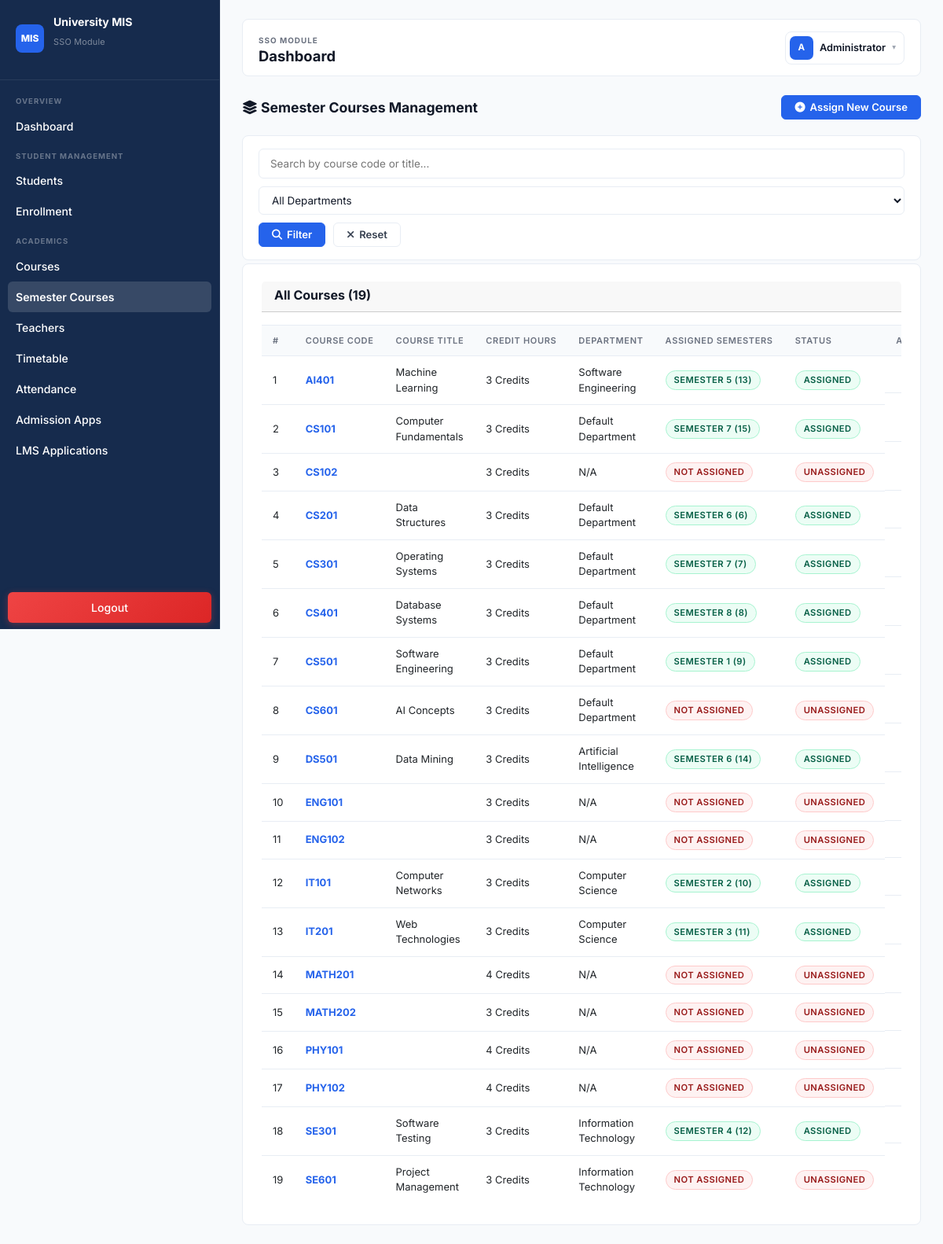
The page /semester_courses/index.php (signed in) on the database its author committed.
### tables this page shows
CREATE TABLE `courses` (
  `course_id` int(11) NOT NULL,
  `course_code` varchar(20) NOT NULL,
  `course_name` varchar(100) DEFAULT NULL,
  `course_title` varchar(150) NOT NULL,
  `program_id` int(11) DEFAULT NULL,
  `credit_hours` tinyint(4) NOT NULL DEFAULT 3,
  `description` text DEFAULT NULL,
  `department_id` int(11) DEFAULT NULL,
  `semester_id` int(11) NOT NULL,
  `status` enum('Active','Inactive') NOT NULL DEFAULT 'Active',
  `created_at` timestamp NOT NULL DEFAULT current_timestamp(),
  `semester_name` varchar(40) DEFAULT NULL,
  `teacher_id` int(11) DEFAULT NULL
);

CREATE TABLE `departments` (
  `department_id` int(11) NOT NULL,
  `department_name` varchar(100) NOT NULL,
  `department_code` varchar(20) NOT NULL,
  `duration_years` tinyint(4) NOT NULL DEFAULT 4,
  `total_semesters` tinyint(4) NOT NULL DEFAULT 8,
  `status` enum('Active','Inactive') NOT NULL DEFAULT 'Active',
  `created_at` timestamp NOT NULL DEFAULT current_timestamp(),
  `updated_at` timestamp NOT NULL DEFAULT current_timestamp() ON UPDATE current_timestamp()
);

### semester_courses/index.php (the view, shortened to what this page needs)
<?php
$conn = getConnection();
$search = isset($_GET['search']) ? trim($_GET['search']) : '';
$sql = "SELECT c.*, d.department_name, GROUP_CONCAT(CONCAT(s.semester_name, ' (', s.semester_id, ')') SEPARATOR ', ') as assigned_semesters FROM courses c LEFT JOIN departments d ON c.department_id = d.department_id LEFT JOIN semester_courses sc ON c.course_id = sc.course_id LEFT JOIN semesters s ON sc.semester_id = s.semester_id WHERE 1=1";
$sql .= " GROUP BY c.course_id ORDER BY c.course_code";
$stmt = $conn->prepare($sql);
$stmt->execute();
$result = $stmt->get_result();
$courses = $result ? $result->fetch_all(MYSQLI_ASSOC) : [];
require_once __DIR__ . '/../includes/header.php';
?>
<div class="page-header">
    <h4><i class="fas fa-layer-group"></i> Semester Courses Management</h4>
    <div class="page-header-actions">
        <a href="assign.php" class="btn btn-primary"><i class="fas fa-plus-circle"></i> Assign New Course</a>
    </div>
</div>
<div class="filter-bar">
    <form method="GET" style="display:flex;gap:10px;align-items:center;flex-wrap:wrap;width:100%;">
        <input type="text" name="search" placeholder="Search by course code or title..." value="<?= htmlspecialchars($search) ?>" style="flex:1;min-width:200px;">
        <select name="department" style="min-width:180px;">
            <option value="0">All Departments</option>
        </select>
        <button type="submit" class="btn btn-primary"><i class="fas fa-search"></i> Filter</button>
        <a href="index.php" class="btn btn-outline"><i class="fas fa-times"></i> Reset</a>
    </form>
</div>
<?php if (!empty($courses)): ?>
    <div class="card">
        <div class="card-header"><h5>All Courses (<?= count($courses) ?>)</h5></div>
        <div style="padding:0;">
            <div class="table-responsive">
                <table>
                    <thead>
                        <tr>
                            <th>#</th>
                            <th>Course Code</th>
                            <th>Course Title</th>
                            <th>Credit Hours</th>
                            <th>Department</th>
                            <th>Assigned Semesters</th>
                            <th>Status</th>
                            <th>Actions</th>
                        </tr>
                    </thead>
                    <tbody>
                        <?php $count = 1; foreach($courses as $course): $isAssigned = !empty($course['assigned_semesters']); ?>
                            <tr>
                                <td><?= $count++ ?></td>
                                <td><strong style="color:var(--accent);"><?= htmlspecialchars($course['course_code']) ?></strong></td>
                                <td><?= htmlspecialchars($course['course_name']) ?></td>
                                <td><?= $course['credit_hours'] ?> Credits</td>
                                <td><?= htmlspecialchars($course['department_name'] ?? 'N/A') ?></td>
                                <td>
                                    <?php if($isAssigned): ?>
                                        <?php $semestersList = explode(', ', $course['assigned_semesters']); foreach($semestersList as $sem): ?>
                                            <span class="status-badge Active" style="margin-right:4px;"><?= htmlspecialchars(trim($sem)) ?></span>
                                        <?php endforeach; ?>
                                    <?php else: ?>
                                        <span class="status-badge Inactive">Not Assigned</span>
                                    <?php endif; ?>
                                </td>
                                <td><span class="status-badge <?= $isAssigned ? 'Active' : 'Inactive' ?>"><?= $isAssigned ? 'Assigned' : 'Unassigned' ?></span></td>
                                <td style="display:flex;gap:4px;">
                                    <a href="assign.php?course_id=<?= $course['course_id'] ?>" class="btn btn-ghost btn-sm" title="Assign to Semester"><i class="fas fa-plus-circle"></i> Assign</a>
                                </td>
                            </tr>
                        <?php endforeach; ?>
                    </tbody>
                </table>
            </div>
        </div>
    </div>
<?php endif; ?>
<?php include __DIR__ . '/../includes/footer.php'; ?>

### rows shown on the page
courses: course_code "AI401", course_name "Machine Learning", credit_hours "3", department.department_name "Software Engineering", sem "SEMESTER 5 (13)", shows "ASSIGNED"
courses: course_code "CS101", course_name "Computer Fundamentals", credit_hours "3", department.department_name "Default Department", sem "SEMESTER 7 (15)", shows "ASSIGNED"
courses: course_code "CS102", credit_hours "3", department_name "N/A", shows "NOT ASSIGNED", shows "UNASSIGNED"
courses: course_code "CS201", course_name "Data Structures", credit_hours "3", department.department_name "Default Department", sem "SEMESTER 6 (6)", shows "ASSIGNED"
courses: course_code "CS301", course_name "Operating Systems", credit_hours "3", department.department_name "Default Department", sem "SEMESTER 7 (7)", shows "ASSIGNED"
courses: course_code "CS401", course_name "Database Systems", credit_hours "3", department.department_name "Default Department", sem "SEMESTER 8 (8)", shows "ASSIGNED"
courses: course_code "CS501", course_name "Software Engineering", credit_hours "3", department.department_name "Default Department", sem "SEMESTER 1 (9)", shows "ASSIGNED"
courses: course_code "CS601", course_name "AI Concepts", credit_hours "3", department.department_name "Default Department", shows "NOT ASSIGNED", shows "UNASSIGNED"
courses: course_code "DS501", course_name "Data Mining", credit_hours "3", department.department_name "Artificial Intelligence", sem "SEMESTER 6 (14)", shows "ASSIGNED"
courses: course_code "ENG101", credit_hours "3", department_name "N/A", shows "NOT ASSIGNED", shows "UNASSIGNED"
courses: course_code "ENG102", credit_hours "3", department_name "N/A", shows "NOT ASSIGNED", shows "UNASSIGNED"
courses: course_code "IT101", course_name "Computer Networks", credit_hours "3", department.department_name "Computer Science", sem "SEMESTER 2 (10)", shows "ASSIGNED"
courses: course_code "IT201", course_name "Web Technologies", credit_hours "3", department.department_name "Computer Science", sem "SEMESTER 3 (11)", shows "ASSIGNED"
courses: course_code "MATH201", credit_hours "4", department_name "N/A", shows "NOT ASSIGNED", shows "UNASSIGNED"
courses: course_code "MATH202", credit_hours "3", department_name "N/A", shows "NOT ASSIGNED", shows "UNASSIGNED"
courses: course_code "PHY101", credit_hours "4", department_name "N/A", shows "NOT ASSIGNED", shows "UNASSIGNED"
courses: course_code "PHY102", credit_hours "4", department_name "N/A", shows "NOT ASSIGNED", shows "UNASSIGNED"
courses: course_code "SE301", course_name "Software Testing", credit_hours "3", department.department_name "Information Technology", sem "SEMESTER 4 (12)", shows "ASSIGNED"
courses: course_code "SE601", course_name "Project Management", credit_hours "3", department.department_name "Information Technology", shows "NOT ASSIGNED", shows "UNASSIGNED"

### other values the page prints
$pageTitle "Dashboard"
$userInitial "A"
$userName "Administrator"
count($courses) "19"
